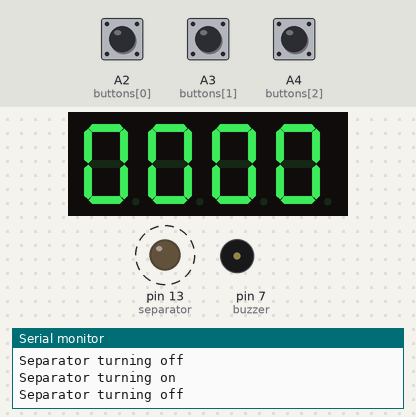
The sketch below on a simulated Arduino Uno, built with avr-gcc and run on an emulated ATmega328P. Shown: 4-digit seven-segment display, output pins drawn as LEDs (lit = HIGH), buzzer (waves = sounding, pin HIGH), the last lines printed to the serial monitor. Wiring (inferred from the names in the program): 4-digit 7-segment display, segments lit when HIGH: segments pin 9, pin 10, pin 11, pin 12, pin 2, pin 3, pin 4; digit selects pin 6, pin 5, A1, pin 8. Dashed ring = blinking. Inputs (shaded band) come from the test bench; at power-on: A2 (buttons[0]) HIGH, A3 (buttons[1]) HIGH, A4 (buttons[2]) HIGH. The segment pins are drawn as the display they are named for; pins used as bus, display or sensor lines are not drawn.

Above: at 1.2 s.
1.3 s: A2 (buttons[0]) pulled LOW for 1 s
At 2.75 s:
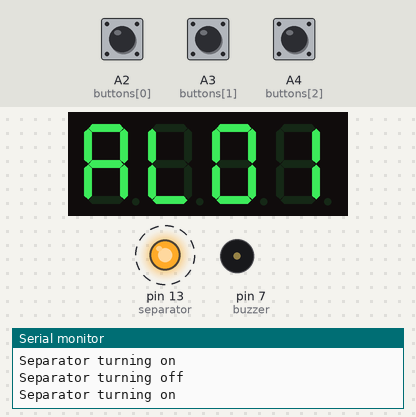
4.5 s: A2 (buttons[0]) pulled LOW for 0.15 s
At 4.86 s:
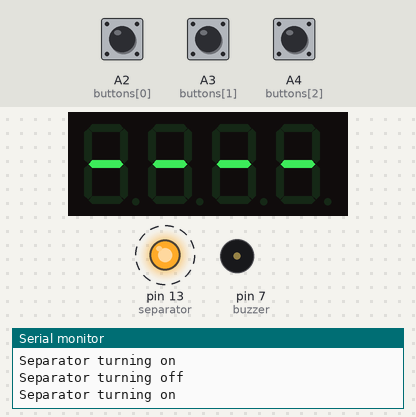
5.2 s: A3 (buttons[1]) pulled LOW for 0.15 s
At 5.49 s:
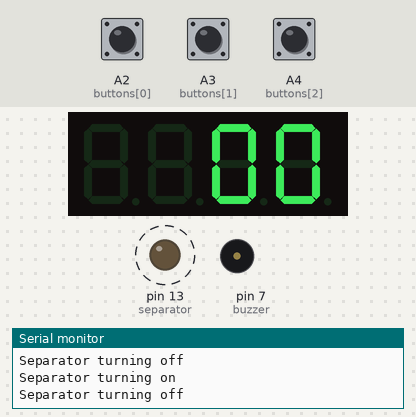
5.9 s: A4 (buttons[2]) pulled LOW for 0.15 s
At 6.31 s:
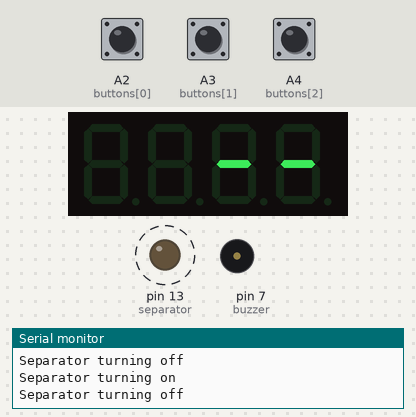
6.6 s: A4 (buttons[2]) pulled LOW for 1 s
At 7.85 s:
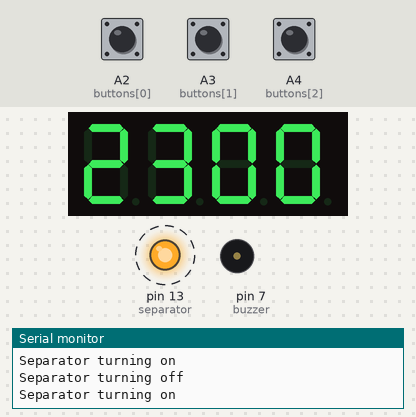
8.2 s: A3 (buttons[1]) pulled LOW for 1 s
At 9.77 s:
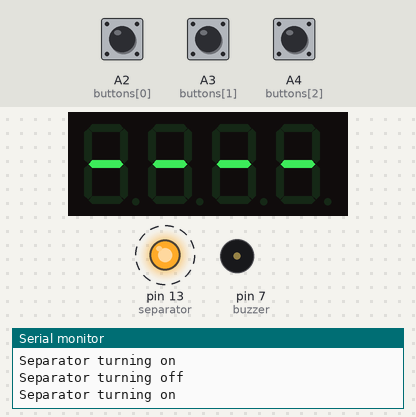
Timing chart, 0 to 10.8 s (numbered marks = the images above; inputs shaded):
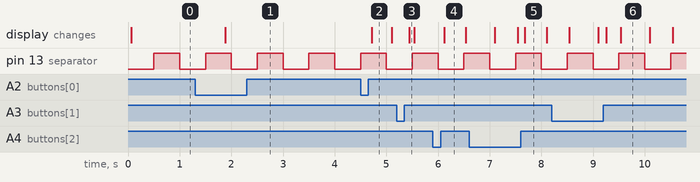

The sketch:

no_longer_rtc_hodiny.ino
```cpp
// General settings
#define BUTTON_COUNT        3
#define DISPLAY_COUNT       4
#define DISPLAY_DELAY       5   // milliseconds ; delay before switching to next display
#define DISPLAY_BLINK       500 // milliseconds ; blink time when setting time or alarm
#define SEPARATOR_BLINK     500 // milliseconds ; time when the ':' turns on/off
#define ALARM_SET_BTN_DELAY 500 // milliseconds ; time after which user will be able to set an alarm
#define ALARM_BUZZ_TIME     350 // milliseconds ; buzzing time

// Index of button pin stored in buttons[] array
#define BTN_MODE 0
#define BTN_INCR 1
#define BTN_DECR 2

// Program states
#define TIME_DISPLAY 0
#define TIME_SET_HR  1
#define TIME_SET_M   2
#define ALARM_CHOOSE 3
#define ALARM_SET_HR 4
#define ALARM_SET_M  5

// 7-segment number mapping
const int8_t numbers[] = {
    0b00111111, // 0
    0b00000110, // 1
    0b01011011, // 2
    0b01001111, // 3
    0b01100110, // 4
    0b01101101, // 5
    0b01111101, // 6
    0b00000111, // 7
    0b01111111, // 8
    0b01101111, // 9

    0b01110111, // A
    0b00111000, // L
    0b01000000  // -
};
const int8_t segments[7] = {9, 10, 11, 12, 2, 3, 4};     // 7-segment pins (a, b, c, d, e, f, g)
const int8_t displays[DISPLAY_COUNT] = {6, 5, A1, 8};    // Common pins
const int8_t separator = 13;                             // Pin for the ':' between displays
const int8_t buttons[BUTTON_COUNT] = {A2, A3, A4};       // Button pins
const int8_t buzzer = 7;                                 // Buzzer pin
uint8_t alarms[99][2] = {}; // hours, minutes
uint8_t alarm_setting_index = 0;
bool    buzzing = false;
uint8_t program_state = 0;
uint8_t time[2] = {4, 20};  // hours, minutes
uint8_t buffer_time[2] = {0, 0};  // hours, minutes
uint8_t active_alarm_index = ~0;
bool    active_alarm_disabled = false;

char displayed_text[DISPLAY_COUNT] = {'0','0','0','0'};

uint64_t display_last_time = millis();
uint64_t buffer_time_last_update = ~0;
uint8_t current_display = 0;

// Helper function to turn on/off each segment
void set_number(int8_t number){
    digitalWrite(segments[0], (number>>0)&1);
    digitalWrite(segments[1], (number>>1)&1);
    digitalWrite(segments[2], (number>>2)&1);
    digitalWrite(segments[3], (number>>3)&1);
    digitalWrite(segments[4], (number>>4)&1);
    digitalWrite(segments[5], (number>>5)&1);
    digitalWrite(segments[6], (number>>6)&1);
}

// Helper function to parse array 'time' into 'displayed_text' array
void time_to_display(){
    displayed_text[0] = '0' + time[0]/10;
    displayed_text[1] = '0' + time[0]%10;
    displayed_text[2] = '0' + time[1]/10;
    displayed_text[3] = '0' + time[1]%10;
}

// Parses 'displayed_text' array onto the 7-segment displays
void update_display(){
    /* Since segment pins are shared between all displays, we can have only one display turned on at the same time.
     * To make it seem like all displays are simultaneously independent, we have to quickly switch between the displays.
     */

    uint64_t current_time = millis();

    // Update only if enough time has passed
    if(current_time - display_last_time > DISPLAY_DELAY){
        // Turn off currently turned on display
        digitalWrite(displays[current_display], HIGH);

        // Switch to next display
        current_display = (current_display+1)%DISPLAY_COUNT;

        // Blinking handler for settings
        switch(program_state){
            case TIME_SET_HR: case ALARM_SET_HR:{ // Leave first half of the digits turned off half the time when setting the hours
                if(current_display < (DISPLAY_COUNT/2) && (current_time%(DISPLAY_BLINK*2)) < DISPLAY_BLINK){
                    display_last_time = current_time;
                    return;
                }
                break;
            }
            case TIME_SET_M: case ALARM_SET_M:{ // Leave second half of the digits turned off half the time when setting the minutes
                if(current_display >= (DISPLAY_COUNT/2) && (current_time%(DISPLAY_BLINK*2)) < DISPLAY_BLINK){
                    display_last_time = current_time;
                    return;
                }
                break;
            }
        }

        // Set up the 7-segment display to show what is in 'displayed_text' array
        if(displayed_text[current_display] >= '0' && displayed_text[current_display] <= '9')
            set_number(numbers[displayed_text[current_display]-'0']);
        else if(displayed_text[current_display] == 'A') set_number(numbers[10]);
        else if(displayed_text[current_display] == 'L') set_number(numbers[11]);
        else                                            set_number(numbers[12]);

        // Turn on the display
        digitalWrite(displays[current_display], LOW);

        // Save current time as the last time displays were updated
        display_last_time = millis();
    }
}

// Catches button presses and manages program state
void button_manager(){
    #define BOOLIFY(var, bit) ((var>>bit)&1)                                     // Pick one bit from a variable
    #define RISING_EDGE(state_var, bit, state)  ((!((state_var>>bit)&1))&&state) // Detect first instance of change from 0 to 1
    #define FALLING_EDGE(state_var, bit, state) (((state_var>>bit)&1)&&(!state)) // Detect first instance of change from 1 to 0
    static uint8_t pressed = 0;
    static uint64_t mode_button_press_time = 0;
    static bool mode_ignore = false; // This is to protect program from continuous mode button holding
    uint64_t current_time = millis();

    // Read latest state of each button
    /* This function was designed with having a rising edge as pressing the button, but
     * hardware realization has falling edge as pressing the button. The easiest solution
     * was to reverse button inputs, so the program can deal with it properly.
     */
    bool mode_state = (digitalRead(buttons[BTN_MODE]))?(false):(true);
    bool incr_state = (digitalRead(buttons[BTN_INCR]))?(false):(true);
    bool decr_state = (digitalRead(buttons[BTN_DECR]))?(false):(true);

    // Ignore mode button press if it is being held continuously
    if(mode_ignore){
        if(mode_state) mode_state = false;
        else           mode_ignore = false;
    }

    // Button press handlers
    if(RISING_EDGE(pressed, BTN_INCR, incr_state)){
        pressed |= 1 << BTN_INCR; // Remember that the button was pressed
    }
    if(RISING_EDGE(pressed, BTN_DECR, decr_state)){
        pressed |= 1 << BTN_DECR; // Remember that the button was pressed
    }
    if(RISING_EDGE(pressed, BTN_MODE, mode_state)) {
        pressed |= 1 << BTN_MODE; // Remember that the button was pressed
        mode_button_press_time = current_time; // Remember when the button was pressed
    }

    // Force mode button falling edge after enough time
    if(program_state == TIME_DISPLAY &&
       BOOLIFY(pressed, BTN_MODE)    &&
       ((current_time-mode_button_press_time) > ALARM_SET_BTN_DELAY))
    {
        mode_ignore = true;
        mode_state = false;
    }

    // Button release handlers
    if(FALLING_EDGE(pressed, BTN_MODE, mode_state)){
        pressed &= ~(1 << BTN_MODE); // Remember that the button was released
        switch(program_state){
            case TIME_DISPLAY:{
                if(buzzing){ // Turn off alarm
                    buzzing = false;
                    active_alarm_index = ~0;
                    active_alarm_disabled = true;
                    break;
                }

                // Choose what settings will be modified
                if(current_time - mode_button_press_time > ALARM_SET_BTN_DELAY){
                    // Display alarm choice
                    displayed_text[0] = 'A';
                    displayed_text[1] = 'L';
                    displayed_text[2] = '0' + ((alarm_setting_index+1)/10);
                    displayed_text[3] = '0' + ((alarm_setting_index+1)%10);

                    // Move onto choosing an alarm to modify
                    program_state = ALARM_CHOOSE;
                }
                // Move onto modifying current time hours
                else program_state = TIME_SET_HR;
                break;
            }
            case ALARM_CHOOSE:{
                // Load chosen alarm and display it
                if(alarms[alarm_setting_index][0]&0x80){
                    time[0] = alarms[alarm_setting_index][0]&0x7f;
                    time[1] = alarms[alarm_setting_index][1];
                    time_to_display();
                }
                else{
                    time[0] = 24;
                    time[1] = 0;
                    memset(displayed_text, '-', DISPLAY_COUNT);
                }

                // Move onto modyfying chosen alarm hours
                program_state = ALARM_SET_HR;
                break;
            }
            case TIME_SET_HR:{
                // Move onto modifying current time minutes
                program_state = TIME_SET_M;
                break;
            }
            case ALARM_SET_HR:{
                if(displayed_text[0] == '-'){
                    // If alarm is not set, clear the 'alarm set' bit
                    alarms[alarm_setting_index][0] = 0;

                    // Get current time and display it
                    get_current_time();

                    // Check if alarm needs to be sounded
                    alarm();

                    // Move onto displaying current time
                    program_state = TIME_DISPLAY;
                }
                // Move onto modifying chosen alarm hours
                else program_state = ALARM_SET_M;
                break;
            }
            case TIME_SET_M:{
                // Set new current time
                set_current_time();

                // Check if alarm needs to be raied
                alarm();

                // Move onto displaying current time
                program_state = TIME_DISPLAY;
                break;
            }
            case ALARM_SET_M:{
                // Save current alarm settings
                alarms[alarm_setting_index][0] = time[0]|0x80; // 0x80 (7th bit) is a 'alarm set' bit indicating that the alarm was set
                alarms[alarm_setting_index][1] = time[1];

                // Get current time and display it
                get_current_time();

                // Check if an alarm needs to be raised
                alarm();

                // Move onto displaying current time
                program_state = TIME_DISPLAY;
                break;
            }
            default:{
                // Get current time and display it
                get_current_time();

                // Check if an alarm needs to be raised
                alarm();

                // Move onto displaying current time
                program_state = TIME_DISPLAY;
                break;
            }
        }
        // Forget when the button was pressed
        mode_button_press_time = 0;
    }
    if(FALLING_EDGE(pressed, BTN_INCR, incr_state)){
        pressed &= ~(1<<BTN_INCR); // Remember that the button was released
        switch(program_state){
            case TIME_SET_HR:{
                // Increase currently displayed hours by 1
                time[0] = (time[0]+1)%24;

                // Display this change
                time_to_display();
                break;
            }
            case ALARM_SET_HR:{
                // Increase currently displayed hours by 1
                time[0] = (time[0]+1)%25;

                // Hour 24 is a special state when the alarm is considered unset
                if(time[0] == 24) memset(displayed_text, '-', DISPLAY_COUNT);
                else time_to_display();
                break;
            }
            case TIME_SET_M:case ALARM_SET_M:{
                // Increase currently displayed minutes by 1
                time[1] = (time[1]+1)%60;

                // Display this change
                time_to_display();
                break;
            }
            case ALARM_CHOOSE:{
                // Increase chosen alarm index
                alarm_setting_index = (alarm_setting_index+1)%99;

                // Display this change
                displayed_text[2] = '0' + ((alarm_setting_index+1)/10);
                displayed_text[3] = '0' + ((alarm_setting_index+1)%10);
                break;
            }
        }
    }
    if(FALLING_EDGE(pressed, BTN_DECR, decr_state)){
        pressed &= ~(1<<BTN_DECR); // Remember that the button was released
        switch(program_state){
            case TIME_SET_HR:{
                // Decrease currently displayed hours by 1
                time[0] = (time[0] == 0)?(23):(time[0]-1);

                // Display this change
                time_to_display();
                break;
            }
            case ALARM_SET_HR:{
                // Decrease currently displayed hours by 1
                time[0] = (time[0] == 0)?(24):(time[0]-1);

                // Hour 24 is a special state when the alarm is considered unset
                if(time[0] == 24) memset(displayed_text, '-', DISPLAY_COUNT);
                else time_to_display();
                break;
            }
            case TIME_SET_M:case ALARM_SET_M:{
                // Decrease currently displayed minutes by 1
                time[1] = (time[1] == 0)?(59):(time[1]-1);

                // Display this change
                time_to_display();
                break;
            }
            case ALARM_CHOOSE:{
                // Decrease chosen alarm index
                alarm_setting_index = (alarm_setting_index==0)?(98):(alarm_setting_index-1);

                // Display this change
                displayed_text[2] = '0' + ((alarm_setting_index+1)/10);
                displayed_text[3] = '0' + ((alarm_setting_index+1)%10);
                break;
            }
        }
    }
}

// Updates current time
void set_current_time(){
    buffer_time[0] = time[0];
    buffer_time[1] = time[1];
    buffer_time_last_update = millis();
}

// Updates and loads current time into display
void get_current_time(){
    uint64_t current_time = millis();
    if(current_time - buffer_time_last_update >= 60000){
        if(buffer_time[1] == 59) buffer_time[0] = (buffer_time[0]+1)%24;
        buffer_time[1] = (buffer_time[1]+1)%60;

        buffer_time_last_update = current_time;
    }
    time[0] = buffer_time[0];
    time[1] = buffer_time[1];
    time_to_display();
}

// Checks all set up alarms
void alarm(){
    for(uint8_t i = 0; i < 99; i++){ // Loop through all alarms
        if(alarms[i][0]&0x80){ // Check if the alarm is set
            if((alarms[i][0]&0x7f) == time[0] && alarms[i][1] == time[1]){ // Check if the alarm needs to be raised
                if(i != active_alarm_index){
                    buzzing = true;
                    active_alarm_index = i;
                    active_alarm_disabled = false;
                    return;
                }
            }
        }
    }
}

void setup() {
    Serial.begin(115200);
    Serial.println("Serial initialized.");
    // Set pin definitions
    for(uint8_t i = 0; i < 7; i++){
        pinMode(segments[i], OUTPUT);
    }
    for(uint8_t i = 0; i < DISPLAY_COUNT; i++){
        pinMode(displays[i], OUTPUT);
        digitalWrite(displays[i], HIGH);
    }
    for(uint8_t i = 0; i < BUTTON_COUNT; i++){
        pinMode(buttons[i], INPUT);
        digitalWrite(buttons[i], HIGH);
    }
    pinMode(separator, OUTPUT);
    pinMode(buzzer, OUTPUT);

    // Get current time and display it
    get_current_time();
}

void loop() {
    uint64_t current_time = millis();
    static bool separator_state = false;
    static bool buzzing_state = false;
    static uint64_t last_update = ~0;

    // Separator blinking handler
    if(separator_state){
        // Check if separator needs to be turned on
        if(current_time%(SEPARATOR_BLINK*2) > SEPARATOR_BLINK){
            Serial.println("Separator turning on");
            separator_state = false;
            digitalWrite(separator, HIGH);
        }
    }
    else{
        // Check if separator needs to be turned off
        if(current_time%(SEPARATOR_BLINK*2) < SEPARATOR_BLINK){
            Serial.println("Separator turning off");
            separator_state = true;
            digitalWrite(separator, LOW);
        }
    }

    // Buzzer handler
    if(!active_alarm_disabled && buzzing){
        if(buzzing_state){
            // Check if buzzer needs to be turned off
            if(current_time%(ALARM_BUZZ_TIME*2) < ALARM_BUZZ_TIME){
                Serial.println("Buzzer turning off");
                digitalWrite(buzzer, LOW);
                buzzing_state = false;
            }
        }
        else{
            // Check if buzzer needs to be turned on
            if(current_time%(ALARM_BUZZ_TIME*2) > ALARM_BUZZ_TIME){
                Serial.println("Buzzer turning on");
                digitalWrite(buzzer, HIGH);
                buzzing_state = true;
            }
        }
    }

    // Check if time needs to be updated (every 5 seconds)
    if(program_state == TIME_DISPLAY && current_time - last_update >= 5000){
        get_current_time();
        alarm();
        last_update = current_time;
    }

    button_manager();
    update_display();
}
```

Measured:
- after the input at 1.3 s, the display: changes after 0.58 s (image 1)
- after the input at 4.5 s, the display: changes after 0.22 s (image 2)
- after the input at 5.2 s, the display: changes after 0.24 s (image 3)
- after the input at 5.9 s, the display: changes after 0.22 s (image 4)
- after the input at 6.6 s, the display: first differs from a run without the input after 1.1 s (image 5)
- after the input at 8.2 s, the display: first differs from a run without the input after 1.1 s (image 6 shows a later state)
- by itself, pin 13 (separator): alternates HIGH for 0.50 s and LOW for 0.50 s
